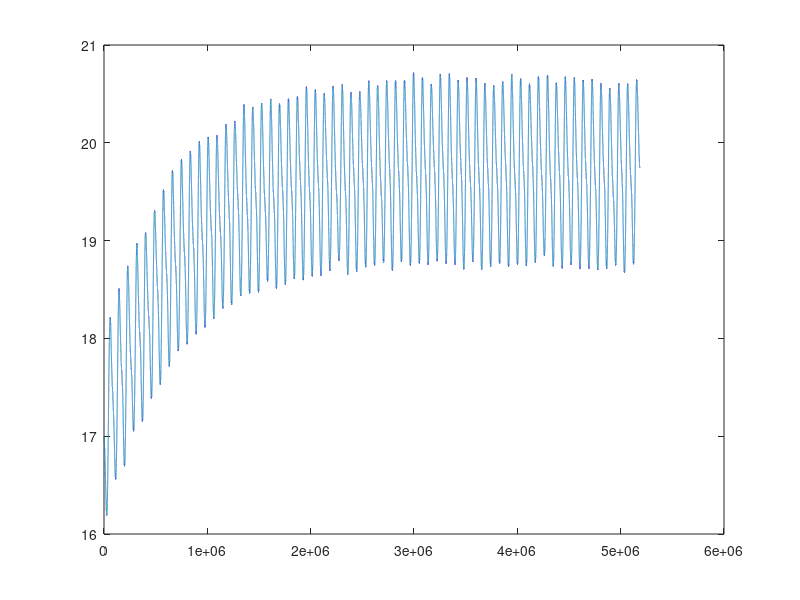

This figure's MATLAB source:
tspan = linspace(0,60*60*60*24,7*60*60*24);
%t = linspace(0,7*60*60*24,7*60*60*24);
%Q_in_sun = -361*cos((pi*t)/(12 * 3600)) + 224*cos((pi*t)/(6 * 3600)) + 210;
%plot(t, Q_in_sun)




y_0= 17; %start temp of air
T_a = -3; %temp of air constant
m = 3000 * 5 * 5 * .1; %kg
c = 800; % j/kgK


h_f = 15; %
A_win = 2.6*2.6; %m^2
A_wall = 25*6 - A_win; % m^2 
A_f = 25; %m^2
L_wall = .8; %m 
L_win = .1; %m
h_wall_in = 15; %w/mk
h_wall_out = 30; %w/mk
K_win = .78; % w/mk %found online
h_win_out = .7; % w/m^2k
h_win_in = .7; % w/m^2
K_wall = .04; % w/mk

R_FtoA = 1/(h_f * A_f);
R_AirtoWall_in = 1/(h_wall_in * A_wall);
R_W  = L_wall/(K_wall * A_wall);
R_AtoWin_in = 1/(h_win_in*A_win);
R_win   = L_win/(K_win*A_win);
R_AtoWin_out = 1/(h_win_out*A_win);
R_AirtoWall_out = 1/(h_wall_out * A_wall); 


R_tot = R_FtoA + 1/((1/(R_AirtoWall_in + R_W + R_AirtoWall_out)) + (1/(R_AtoWin_in + R_win + R_AtoWin_out))); %thermal resistance

[t, y] = ode45(@(t,y) (-361*cos((pi*t)/(12 * 3600)) + 224*cos((pi*t)/(6 * 3600)) + 210)/(m*c) - (y - T_a)/(R_tot*m*c), tspan, y_0);
%dT_f/dt = Q_in_sun/(m*c) - (T_f - T_a)/(R_tot*m*c);

plot(t,y)
